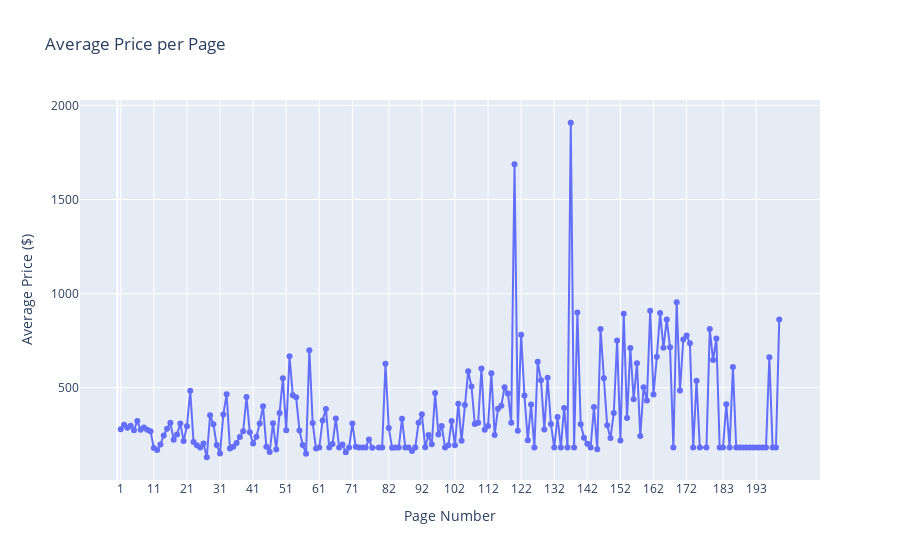

The notebook cell this image was saved under:
### Code cell
fig = px.line(
    page_summary,
    x="page",
    y="price",
    markers=True,
    title="Average Price per Page",
    labels={"page": "Page Number", "price": "Average Price ($)"}
)


tickvals = page_summary['page'].unique()[::10]

fig.update_layout(
    xaxis=dict(
        tickmode="array",
        tickvals=tickvals,
        ticktext=[str(v) for v in tickvals]
    ),
    hovermode="x unified"
)

fig.show()

### Figure 1 — Plotly figure (JSON) as saved in the notebook; plotly's stock layout.template omitted (floating-point values rounded to 4 significant figures; data arrays with more than 128 entries replaced by an {"elided": "..."} marker saying what was removed)
{"data": [{"hovertemplate": "Page Number=%{x}<br>Average Price ($)=%{y}<extra></extra>", "legendgroup": "", "line": {"color": "#636efa", "dash": "solid"}, "marker": {"symbol": "circle"}, "mode": "lines+markers", "name": "", "orientation": "v", "showlegend": false, "type": "scatter", "x": {"elided": "198 int values"}, "xaxis": "x", "y": {"elided": "198 float values"}, "yaxis": "y"}], "layout": {"hovermode": "x unified", "legend": {"tracegroupgap": 0}, "title": {"text": "Average Price per Page"}, "xaxis": {"anchor": "y", "domain": [0, 1], "tickmode": "array", "ticktext": ["1", "11", "21", "31", "41", "51", "61", "71", "82", "92", "102", "112", "122", "132", "142", "152", "162", "172", "183", "193"], "tickvals": [1, 11, 21, 31, 41, 51, 61, 71, 82, 92, 102, 112, 122, 132, 142, 152, 162, 172, 183, 193], "title": {"text": "Page Number"}}, "yaxis": {"anchor": "x", "domain": [0, 1], "title": {"text": "Average Price ($)"}}}}
